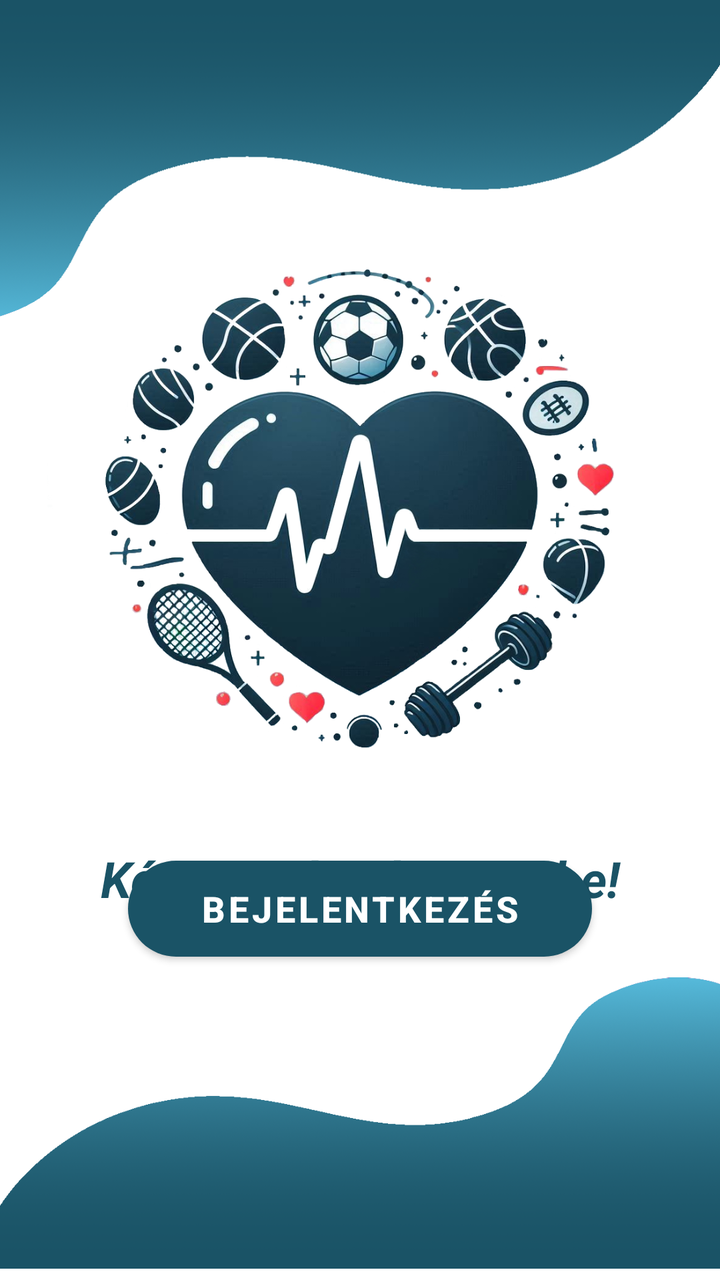
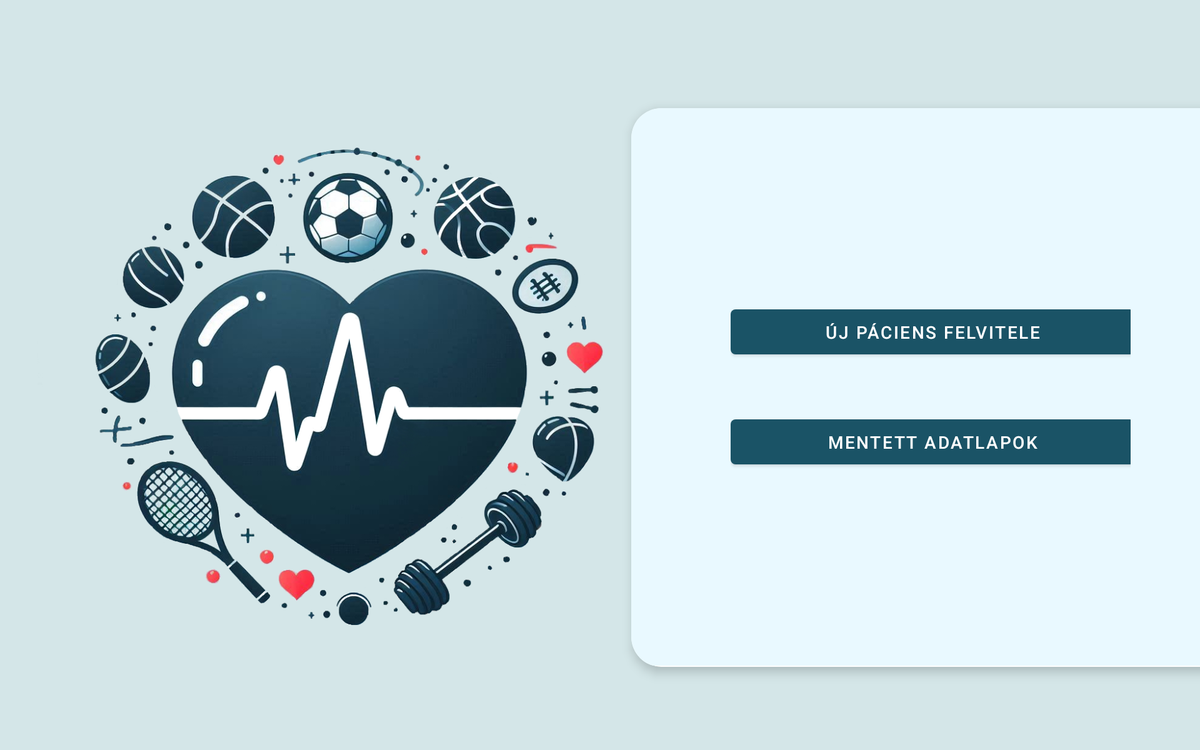

First picture: res/layout/ on a phone held upright. Second picture: the repository's own variant of that layout, on a device whose configuration matches the variant's folder. Source for both follows.
<!-- AndroidManifest.xml: application theme Theme.Sportkardi.DarkBlue -->
<!-- res/layout/activity_main.xml -->
<?xml version="1.0" encoding="utf-8"?>
<androidx.constraintlayout.widget.ConstraintLayout xmlns:android="http://schemas.android.com/apk/res/android"
    xmlns:app="http://schemas.android.com/apk/res-auto"
    xmlns:tools="http://schemas.android.com/tools"
    android:id="@+id/main"
    android:layout_width="match_parent"
    android:layout_height="match_parent"
    tools:context=".Activity.MainActivity">


    <ImageView
        android:id="@+id/imageView3"
        android:layout_width="411dp"
        android:layout_height="168dp"
        android:layout_marginTop="-5dp"
        app:layout_constraintEnd_toEndOf="parent"
        app:layout_constraintHorizontal_bias="1.0"
        app:layout_constraintStart_toStartOf="parent"
        app:layout_constraintTop_toTopOf="parent"
        app:srcCompat="@drawable/top_background_main" />

    <ImageView
        android:id="@+id/imageView4"
        android:layout_width="wrap_content"
        android:layout_height="wrap_content"
        android:layout_marginBottom="-5dp"
        app:layout_constraintBottom_toBottomOf="parent"
        app:layout_constraintEnd_toEndOf="parent"
        app:layout_constraintStart_toStartOf="parent"
        app:srcCompat="@drawable/bottom_background_main" />

    <ImageView
        android:id="@+id/imageView5"
        android:layout_width="313dp"
        android:layout_height="319dp"
        android:layout_marginTop="100dp"
        app:layout_constraintEnd_toEndOf="parent"
        app:layout_constraintStart_toStartOf="parent"
        app:layout_constraintTop_toTopOf="@+id/imageView3"
        app:srcCompat="@drawable/szivecske" />

    <TextView
        android:id="@+id/textView21"
        android:layout_width="0dp"
        android:layout_height="wrap_content"
        android:layout_marginTop="8dp"
        android:text="Kérem, jelentkezzen be!"
        android:textColor="@color/dark_blue"
        android:textSize="25sp"
        android:textStyle="bold|italic"
        android:textAlignment="center"
        app:layout_constraintEnd_toEndOf="parent"
        app:layout_constraintStart_toStartOf="parent"
        app:layout_constraintTop_toBottomOf="@+id/imageView5" />

    <LinearLayout
        android:layout_width="0dp"
        android:layout_height="165dp"
        android:layout_marginStart="64dp"
        android:layout_marginEnd="64dp"
        android:gravity="center"
        android:orientation="vertical"
        app:layout_constraintBottom_toTopOf="@+id/loginButton"
        app:layout_constraintEnd_toEndOf="parent"
        app:layout_constraintStart_toStartOf="parent"
        app:layout_constraintTop_toBottomOf="@+id/textView21">

        <EditText
            android:id="@+id/personalIdEditText"
            android:layout_width="match_parent"
            android:layout_height="48dp"
            android:layout_marginBottom="16dp"
            android:background="@drawable/edittext_background"
            android:ems="10"
            android:hint="Taj-szám"
            android:inputType="number"
            android:textAlignment="center"
            android:textColorHint="#8a8a8a"
            android:textSize="18sp"/>

        <EditText
            android:id="@+id/passwordEditText"
            android:layout_width="match_parent"
            android:layout_height="48dp"
            android:background="@drawable/edittext_background"
            android:ems="10"
            android:hint="Jelszó"
            android:inputType="textPassword"
            android:textAlignment="center"
            android:textColorHint="#8a8a8a"
            android:textSize="18sp"
            app:layout_constraintEnd_toEndOf="parent"
            app:layout_constraintTop_toTopOf="parent" />
    </LinearLayout>

    <Button
        android:id="@+id/loginButton"
        android:layout_width="0dp"
        android:layout_height="wrap_content"
        android:layout_marginStart="64dp"
        android:layout_marginEnd="64dp"
        android:background="@drawable/background_btn"
        android:text="Bejelentkezés"
        android:textColor="@color/white"
        android:textSize="18sp"
        android:textStyle="bold"
        app:layout_constraintBottom_toTopOf="@+id/imageView4"
        app:layout_constraintEnd_toEndOf="parent"
        app:layout_constraintStart_toStartOf="parent" />



    
</androidx.constraintlayout.widget.ConstraintLayout>
<!-- resources referenced by this layout -->
<resources>
  <color name="dark_blue">#1a5366</color>
  <color name="white">#FFFFFFFF</color>
  <!-- drawable background_btn (drawable) -->
  <?xml version="1.0" encoding="utf-8"?>
  <selector xmlns:android="http://schemas.android.com/apk/res/android">
      <item>
          <shape android:shape="rectangle">
              <gradient android:angle="90" android:startColor="#112836" android:endColor="#479ab5"/>
              <corners android:radius="50dp"/>
          </shape>
      </item>
  </selector>
  <!-- drawable bottom_background_main: png bitmap (drawable-xxhdpi, 122302 bytes) -->
  <!-- drawable szivecske: png bitmap (drawable, 429873 bytes) -->
  <!-- drawable top_background_main: png bitmap (drawable-xxhdpi, 135858 bytes) -->
  <style name="Theme.Sportkardi.DarkBlue" parent="Theme.MaterialComponents.Light.NoActionBar">
          <item name="colorPrimary">@color/wave_dark_blue</item>
          <item name="colorPrimaryDark">@color/button_dark_blue</item>
          <item name="background">@color/appbar_dark_blue</item>
          <item name="colorAccent">@color/profile_dark_blue</item>
          <item name="colorOnSecondary">@color/ic_active</item>
          <item name="backgroundColor">@color/background_light</item>
          <item name="colorOnPrimaryContainer">@color/profile_dark_blue</item>
          <item name="colorOnPrimaryFixedVariant">@color/appbar_dark_blue</item>
          <item name="colorOnSecondaryContainer">@color/background_light</item>
          <item name="colorOnSurface">@color/input_color</item>
          <item name="colorControlNormal">@color/previous_appointment_light</item>
          <item name="android:textColor">@color/black</item>
          <item name="android:windowBackground">@color/background_light</item>
          <item name="android:windowAnimationStyle">@null</item>
      </style>
  <color name="wave_dark_blue">#1a5366</color>
  <color name="button_dark_blue">#154453</color>
  <color name="appbar_dark_blue">#e9f9ff</color>
  <color name="profile_dark_blue">#4699b4</color>
  <color name="ic_active">#479ab5</color>
  <color name="background_light">#ffffff</color>
  <color name="input_color">#525252</color>
  <color name="previous_appointment_light">#ebebeb</color>
  <color name="black">#FF000000</color>
</resources>
<!-- res/layout-sw600dp-land/activity_main.xml (the repository's variant of the layout above) -->
<!-- drawn on a 7-inch tablet turned sideways -->
<?xml version="1.0" encoding="utf-8"?>
<androidx.constraintlayout.widget.ConstraintLayout xmlns:android="http://schemas.android.com/apk/res/android"
    xmlns:app="http://schemas.android.com/apk/res-auto"
    xmlns:tools="http://schemas.android.com/tools"
    android:id="@+id/main"
    android:background="@color/background"
    android:layout_width="match_parent"
    android:layout_height="match_parent"
    tools:context=".Activity.MainActivity">

    <ImageView
        android:id="@+id/imageView"
        android:layout_width="500dp"
        android:layout_height="491dp"
        android:layout_marginStart="30dp"
        android:layout_marginTop="20dp"
        android:scaleType="centerCrop"
        android:src="@drawable/szivecske"
        app:layout_constraintBottom_toBottomOf="parent"
        app:layout_constraintStart_toStartOf="parent"
        app:layout_constraintTop_toTopOf="parent"
        app:layout_constraintVertical_bias="0.501"
        tools:ignore="MissingConstraints" />

    <androidx.cardview.widget.CardView
        android:id="@+id/cardView"
        android:layout_width="480dp"
        android:layout_height="447dp"
        android:layout_marginTop="20dp"
        android:background="@color/background_card"
        app:cardCornerRadius="24dp"
        app:cardElevation="6dp"
        app:layout_constraintBottom_toBottomOf="parent"
        app:layout_constraintEnd_toEndOf="parent"
        app:layout_constraintStart_toEndOf="@+id/imageView"
        app:layout_constraintTop_toTopOf="parent">

        <RelativeLayout
            android:layout_width="479dp"
            android:layout_height="446dp"
            android:background="@color/background_card">

            <LinearLayout
                android:id="@+id/centerLayout"
                android:layout_width="320dp"
                android:layout_height="wrap_content"
                android:layout_centerInParent="true"
                android:orientation="vertical">

                <Button
                    android:id="@+id/addNewPatientButton"
                    android:layout_width="323dp"
                    android:layout_height="wrap_content"
                    android:onClick="newPatient"
                    android:text="@string/add_new_patient" />

                <Button
                    android:id="@+id/savedDatasButton"
                    android:layout_width="323dp"
                    android:layout_height="wrap_content"
                    android:layout_marginTop="40dp"
                    android:onClick="savedDatas"
                    android:text="@string/saved_datas" />

            </LinearLayout>

        </RelativeLayout>


    </androidx.cardview.widget.CardView>

</androidx.constraintlayout.widget.ConstraintLayout>
<!-- resources referenced by the variant -->
<!-- as a 7-inch tablet turned sideways resolves them -->
<resources>
  <color name="background">#d4e6e8</color>
  <color name="background_card">#e9f9ff</color>
  <!-- drawable szivecske: png bitmap (drawable, 429873 bytes) -->
  <string name="add_new_patient">Új páciens felvitele</string>
  <string name="saved_datas">Mentett adatlapok</string>
  <style name="Theme.Sportkardi.DarkBlue" parent="Theme.MaterialComponents.Light.NoActionBar">
          <item name="colorPrimary">@color/wave_dark_blue</item>
          <item name="colorPrimaryDark">@color/button_dark_blue</item>
          <item name="background">@color/appbar_dark_blue</item>
          <item name="colorAccent">@color/profile_dark_blue</item>
          <item name="colorOnSecondary">@color/ic_active</item>
          <item name="backgroundColor">@color/background_light</item>
          <item name="colorOnPrimaryContainer">@color/profile_dark_blue</item>
          <item name="colorOnPrimaryFixedVariant">@color/appbar_dark_blue</item>
          <item name="colorOnSecondaryContainer">@color/background_light</item>
          <item name="colorOnSurface">@color/input_color</item>
          <item name="colorControlNormal">@color/previous_appointment_light</item>
          <item name="android:textColor">@color/black</item>
          <item name="android:windowBackground">@color/background_light</item>
          <item name="android:windowAnimationStyle">@null</item>
      </style>
  <color name="wave_dark_blue">#1a5366</color>
  <color name="button_dark_blue">#154453</color>
  <color name="appbar_dark_blue">#e9f9ff</color>
  <color name="profile_dark_blue">#4699b4</color>
  <color name="ic_active">#479ab5</color>
  <color name="background_light">#ffffff</color>
  <color name="input_color">#525252</color>
  <color name="previous_appointment_light">#ebebeb</color>
  <color name="black">#FF000000</color>
</resources>
